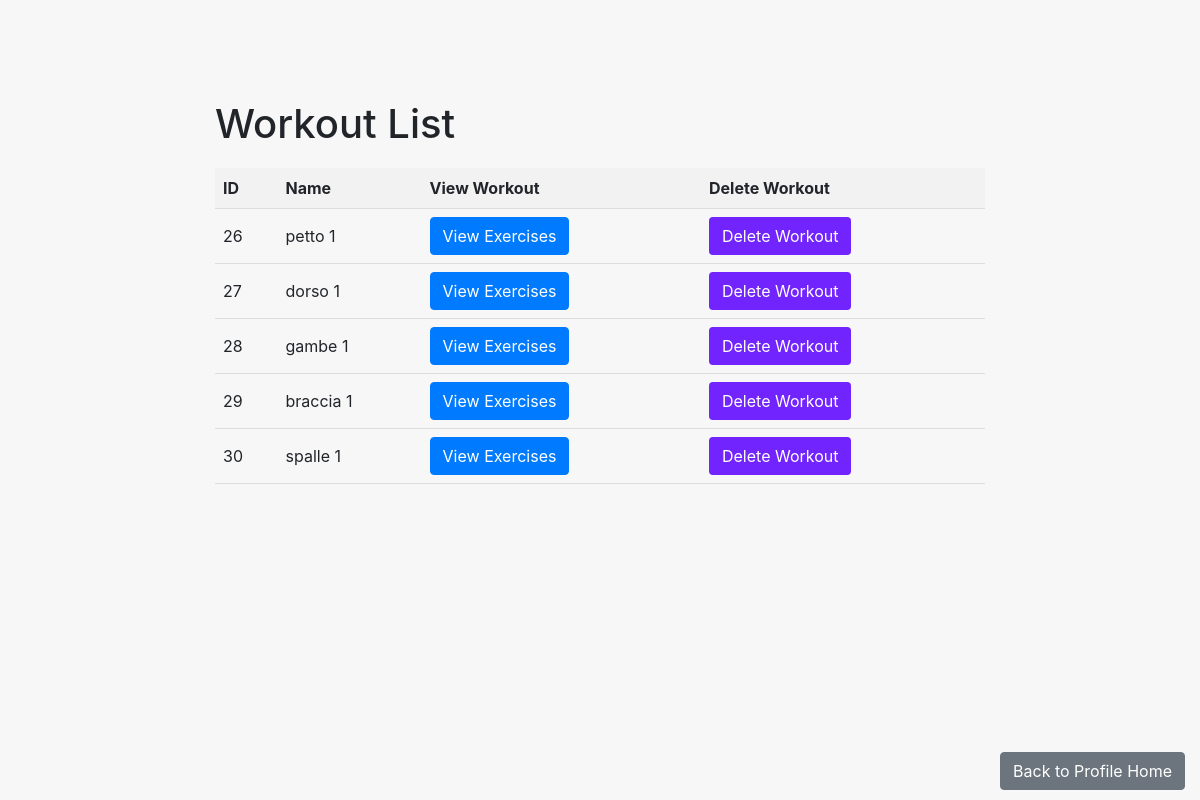
Screenshot of /workouts/get_workouts (signed in) with the database file from the repository.
### workouts/models.py (models this page shows)
class Workout(models.Model):
    id=models.AutoField(primary_key=True)
    user=models.ForeignKey('auth.User', on_delete=models.CASCADE)
    name=models.CharField(max_length=100)
    exercises=models.ManyToManyField(to='Exercise', related_name='esercizio')

### workouts/views.py (the view)
# urls.py: path('get_workouts', get_workouts, name='get_workouts'),
def get_workouts(request):
    workouts = Workout.objects.filter(user=request.user)
    context = {
        'workouts': workouts,
    }
    return render(request, 'get_workouts.html', context=context)

### templates/get_workouts.html (shortened to what this page needs)
<!DOCTYPE html>
<html>
<head>
    <link rel="stylesheet" href="https://stackpath.bootstrapcdn.com/bootstrap/4.5.0/css/bootstrap.min.css">
</head>
<body>
    <div class="container">
        <h1>Workout List</h1>
        <table>
            <thead>
                <tr>
                    <th>ID</th>
                    <th>Name</th>
                    <th>View Workout</th>
                    <th>Delete Workout</th>
                </tr>
            </thead>
            <tbody>
                {% for workout in workouts %}
                <tr>
                    <td>{{ workout.id }}</td>
                    <td>{{ workout.name }}</td>
                    <td>
                        <a href="{% url 'exercise_list' workout.id %}" class="btn btn-primary">View Exercises</a>
                    </td>
                <td>
                    <a href="{% url 'delete_workout' workout.id%}" class="btn btn-custom">Delete Workout</a>
                </td>
                </tr>
                {% endfor %}
            </tbody>
        </table>
    <a href="{% url 'profile_home' %}" class="btn btn-secondary back-btn" >Back to Profile Home</a>
    </div>
</body>
</html>

### templates/get_workouts.html (style rules this page uses)
body { background-color: #f7f7f7; }
.container { max-width: 800px; margin: 0 auto; margin-top: 100px; }
h1 { margin-bottom: 20px; }
table { width: 100%; border-collapse: collapse; }
th, td { padding: 8px; text-align: left; border-bottom: 1px solid #ddd; }
th { background-color: #f2f2f2; }
.btn { margin-right: 5px; }
.back-btn { position: absolute; bottom: 10px; right:10px; }
.btn-custom { background-color: #7224ff; color: white; }

### rows the page displays
Workout: id "26", name "petto 1"
Workout: id "27", name "dorso 1"
Workout: id "28", name "gambe 1"
Workout: id "29", name "braccia 1"
Workout: id "30", name "spalle 1"
